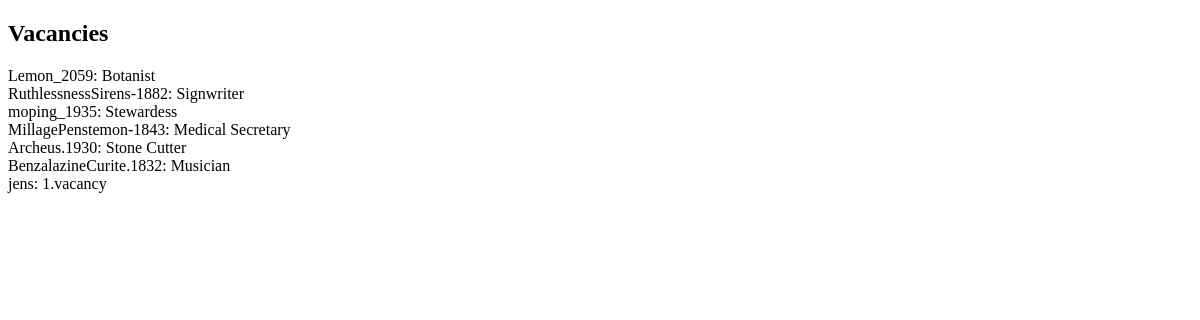
/vacancies/, run on an earlier commit of the app's database.
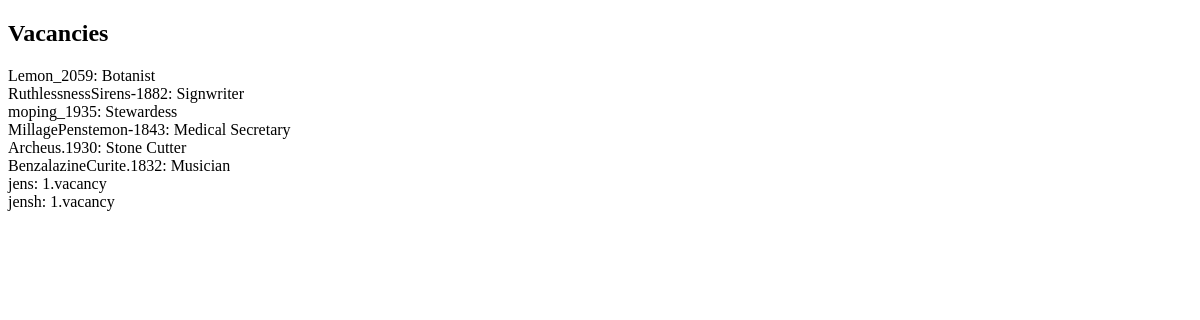
And on a later commit of the database.
### vacancy/models.py (models this page shows)
class Vacancy(models.Model):
    description = models.CharField(max_length=1024)
    author = models.ForeignKey(django.contrib.auth.models.User, on_delete=models.CASCADE)

### vacancy/views.py (the view)
# urls.py: path('', views.index_view),
def index_view(request):
    return render(request, "vacancy/home.html", {'vacancies': models.Vacancy.objects.all})

### vacancy/templates/vacancy/home.html (shortened to what this page needs)
<!DOCTYPE html>
<html lang="en">
<head>
</head>
<body>
    <h2>Vacancies</h2>
    {% for vacancy in vacancies %}
        <div>
        {{ vacancy.author }}: {{ vacancy.description }}
        </div>
    {% endfor %}
</body>
</html>

What changed in the data, as far as the page shows it:
added Vacancy: author "jensh", description "1.vacancy"
